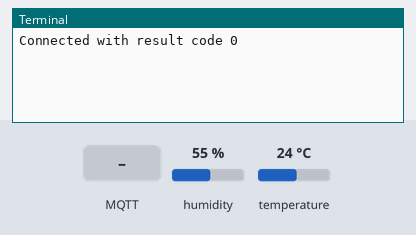
Bench run of a program on a simulated Raspberry Pi (BCM pin numbers). Parts: the last lines printed to the terminal. Inputs (shaded band) come from the test bench; at power-on: humidity 55 %, temperature 24 °C. No MQTT or app messages arrive unless stated.

Above: at 1.3 s.
1.4 s: MQTT message "1" arrives on the first subscribed topic
At 1.9 s:
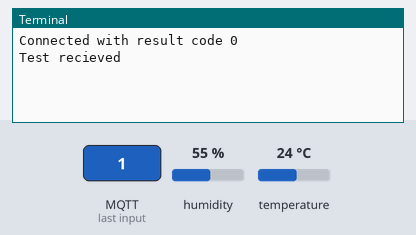
7.1 s: humidity set to 22 %
At 7.8 s:
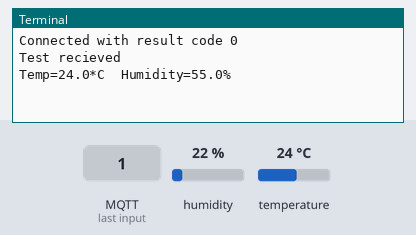
8.6 s: temperature set to 12 °C
10.1 s: humidity set to 40 %
At 11.8 s:
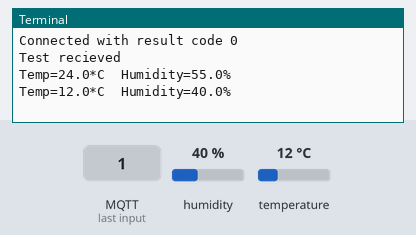

Measured:
- after the input at 1.4 s, the terminal: prints a new line at once (image 1)
- after the input at 10.1 s, the terminal: prints a new line after 1.1 s (image 3)

The program:

sensor_poll.py
```python
#!/usr/bin/env python
 ###########################################################################
# 1) poll temperature and humidity from DHT11
# 2) send samples to the MQTT broker
###########################################################################

import paho.mqtt.client as mqtt
import Adafruit_DHT
import time

RPi_HOST = "10.0.0.18"
localBroker = RPi_HOST		# Local MQTT broker
localPort = 1883			# Local MQTT port

#Define MQTT topics:
TEMPERATURE_CHIPA = "/sensor/Chipa/temperature"
HUMIDITY_CHIPA = "/sensor/Chipa/humidity"
SAMPLE_DELAY = 5 ##sample every 5 seconds
localTimeOut = 120


def on_connect(client, userdata, flags, rc):
    #MQTT configs
    print("Connected with result code "+str(rc))

    # Subscribing in on_connect() means that if we lose the connection and
    # reconnect then subscriptions will be renewed.
    client.subscribe("#")

def on_message(client, userdata, msg):
    print("Test recieved")
    return

#Humidity and temperature sensor
sensor = Adafruit_DHT.DHT11
pin = 4 #connected to GPIO #4
client = mqtt.Client()
client.on_connect = on_connect
client.on_message = on_message
connectedMQTT = False

while not connectedMQTT:
    try:
        client.connect(localBroker, localPort, localTimeOut)
        connectedMQTT = True
    except:
        print("Connection to MQTT broker failed")
        time.sleep(1)


while True:
    client.loop_start()
    time.sleep(SAMPLE_DELAY)
    humidity, temperature = Adafruit_DHT.read_retry(sensor, pin)
    if humidity is not None and temperature is not None:
        print('Temp={0:0.1f}*C  Humidity={1:0.1f}%'.format(temperature, humidity))
        client.publish(TEMPERATURE_CHIPA, payload=temperature, qos=1, retain=False)
        client.publish(HUMIDITY_CHIPA, payload=humidity, qos=1, retain=False)
    else:
        print('Failed to get reading. Try again!')
```
